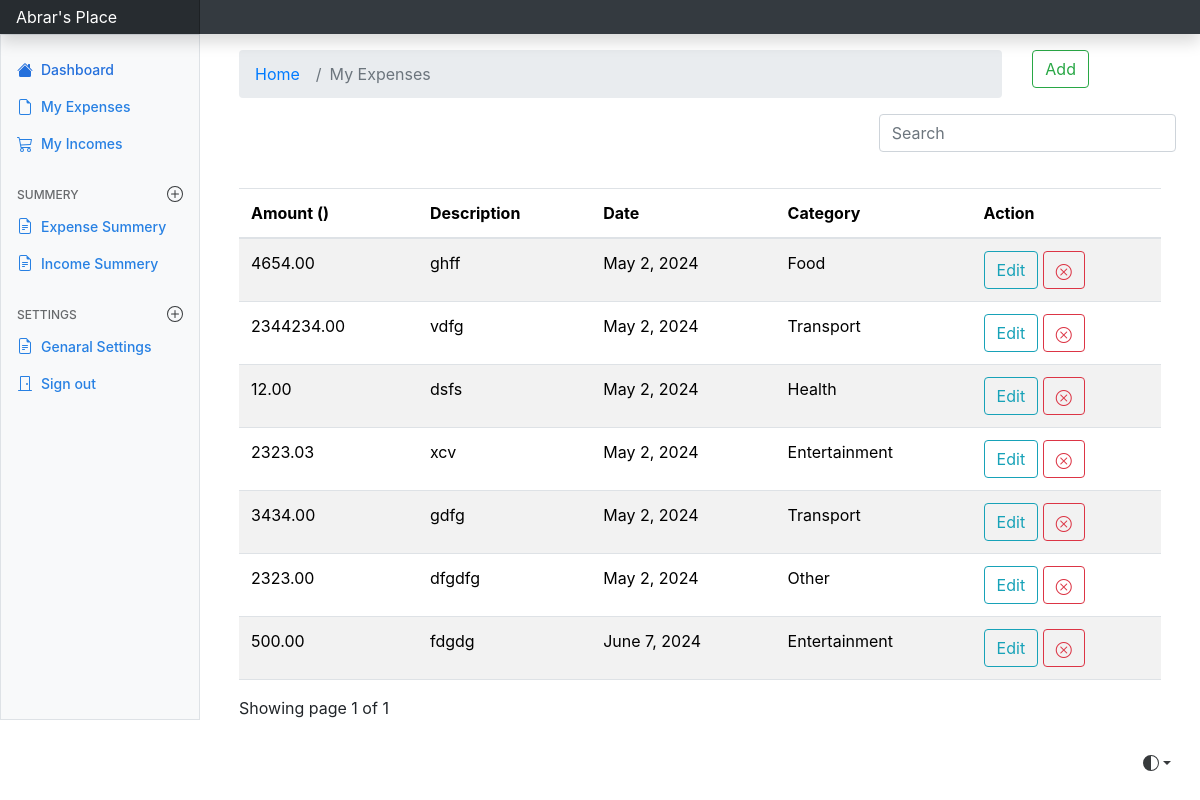
The app's page /all_expenses (signed in), older data.
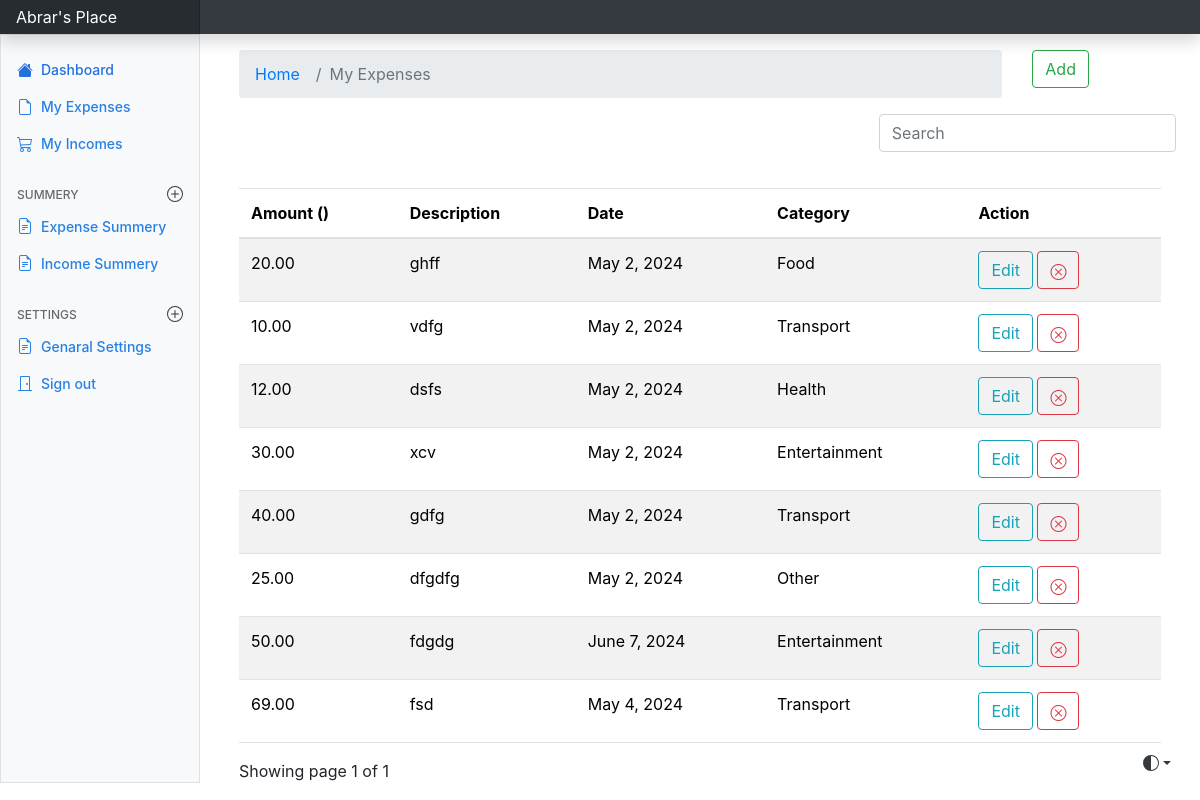
The same page, newer data.
### expenses/models.py (models this page shows, shortened)
class Add_expense(models.Model):
    category_type = {
        "Rent": "Rent",
        "Food": "Food",
        "Transport": "Transport",
        "Entertainment": "Entertainment",
        "Health": "Health",
        "Other": "Other",
    }
    user = models.ForeignKey(settings.AUTH_USER_MODEL, on_delete=models.CASCADE, default=1)
    amount = models.DecimalField(max_digits=10, decimal_places=2)
    description = models.TextField()
    category = models.CharField(choices=list(category_type.items()), max_length=20)
    date = models.DateField()

### expenses/views.py (the view)
# urls.py: path('all_expenses', views.all_expenses, name='all_expenses'),
def all_expenses(request):
    data = Add_expense.objects.filter(user=request.user)
    paginator = Paginator(data, 10)
    page_number = request.GET.get('page')
    page_obj = paginator.get_page(page_number)
    return render(request, 'expenses/all_expenses.html', {'data': data, 'page_obj': page_obj})

### templates/expenses/all_expenses.html (shortened to what this page needs)
{% extends "base.html" %}
{% load static %}
{% block content %}
<link rel="stylesheet" href="https://cdn.jsdelivr.net/npm/bootstrap@4.0.0/dist/css/bootstrap.min.css">
<link rel="stylesheet" href="https://cdn.jsdelivr.net/npm/bootstrap-icons@1.11.3/font/bootstrap-icons.min.css">
<div class ="container mt-3">
    <div class="row">
        <div class="col-md-10">
            <nav aria-label="breadcrumb">
                <ol class="breadcrumb">
                <li class="breadcrumb-item"><a href="{% url 'index' %}">Home</a></li>
                <li class="breadcrumb-item active" aria-current="page">My Expenses</li>
                </ol>
            </nav>
        </div>
        <div class="col-md-1">
            <a href="{% url 'expense' %}" type="button" class="btn btn-outline-success">Add</a>
        </div>
    </div>
</div>
{% if data %}
<div class="row justify-content-end">
    <div class="col-md-4">
        <form method="GET">
            <div class="input-group mb-3">
                <input type="text" class="form-control" placeholder="Search" name="search" id="searchField" value="{{ request.GET.q }}">
            </div>
        </form>
    </div>
</div>
<div class="container" style="margin-top: 20px;">
    <div class="app-table">
        <table class="table table-striped">
            <thead>
                <tr>
                    <th scope="col">Amount ({{currency}})</th>
                    <th scope="col">Description</th>
                    <th scope="col">Date</th>
                    <th scope="col">Category</th>
                    <th scope="col">Action</th>
                </tr>
            </thead>
            <tbody>
                {% for expense in page_obj %}
                <tr>
                    <td>{{ expense.amount }}</td>
                    <td>{{ expense.description }}</td>
                    <td>{{ expense.date }}</td>
                    <td>{{ expense.category }}</td>
                    <td>
                        <a href="{% url 'edit' expense.id %}" type="button" class="btn btn-outline-info">Edit</a>
                        <a href="{% url 'delete' expense.id %}" class="btn btn-outline-danger"><i class="bi bi-x-circle"></i></a>
                    </td>
                </tr>
                {% endfor %}
            </tbody>
        </table>
    </div>
    <div class="pagination-container">
    <div class="">
        Showing page {{page_obj.number}} of {{page_obj.paginator.num_pages}}
    </div>
    </div>
</div>
{% else %}
    <div class="container mt-3">
        <div class="alert alert-info" role="alert">
            No expenses found
        </div>
    </div>
{% endif %}
{% endblock content %}

Row changes from the older to the newer data that the page shows:
changed Add_expense "ghff": amount "4654.00" → "20.00"
changed Add_expense "vdfg": amount "2344234.00" → "10.00"
changed Add_expense "xcv": amount "2323.03" → "30.00"
changed Add_expense "gdfg": amount "3434.00" → "40.00"
changed Add_expense "dfgdfg": amount "2323.00" → "25.00"
changed Add_expense "fdgdg": amount "500.00" → "50.00"
added Add_expense: amount "69.00", description "fsd", date "May 4, 2024", category "Transport"
